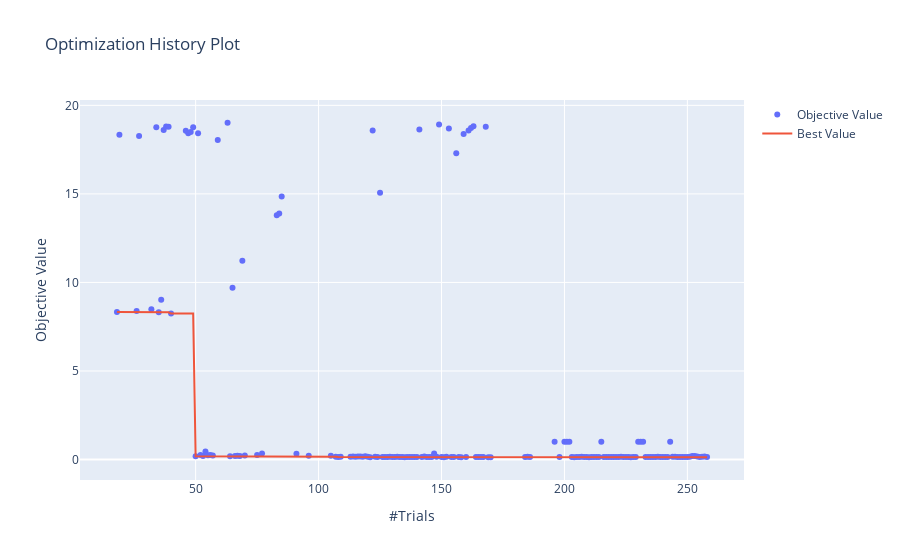

Notebook code for this chart:
### Code cell
study = optuna.create_study(storage,
                            direction="minimize",
                            load_if_exists=True
                           ,study_name=study.study_name)
optuna.visualization.plot_optimization_history(study)

### Figure 1 — Plotly figure (JSON) as saved in the notebook; plotly's stock layout.template omitted (floating-point values rounded to 4 significant figures; data arrays with more than 128 entries replaced by an {"elided": "..."} marker saying what was removed)
{"data": [{"mode": "markers", "name": "Objective Value", "type": "scatter", "x": {"elided": "166 int values"}, "y": {"elided": "166 float values"}}, {"name": "Best Value", "type": "scatter", "x": {"elided": "166 int values"}, "y": {"elided": "166 float values"}}], "layout": {"title": {"text": "Optimization History Plot"}, "xaxis": {"title": {"text": "#Trials"}}, "yaxis": {"title": {"text": "Objective Value"}}}}
